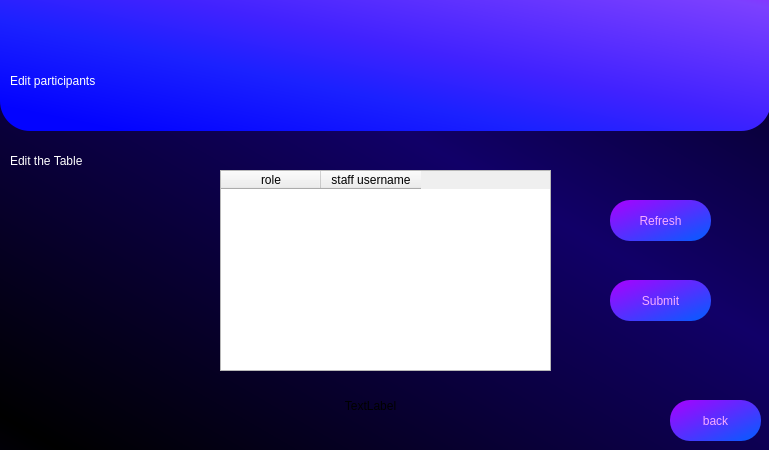
<?xml version="1.0" encoding="UTF-8"?>
<ui version="4.0">
 <class>Dialog</class>
 <widget class="QDialog" name="Dialog">
  <property name="geometry">
   <rect>
    <x>0</x>
    <y>0</y>
    <width>769</width>
    <height>450</height>
   </rect>
  </property>
  <property name="minimumSize">
   <size>
    <width>769</width>
    <height>450</height>
   </size>
  </property>
  <property name="maximumSize">
   <size>
    <width>769</width>
    <height>450</height>
   </size>
  </property>
  <property name="windowTitle">
   <string>Dialog</string>
  </property>
  <property name="styleSheet">
   <string notr="true">QDialog#Dialog{
background-color: qlineargradient(spread:reflect, x1:0.0454545, y1:0.966, x2:0.619, y2:0.386, stop:0 rgba(0, 0, 0, 255), stop:1 rgba(17, 0, 104, 255));
}</string>
  </property>
  <widget class="QLabel" name="label">
   <property name="geometry">
    <rect>
     <x>0</x>
     <y>-30</y>
     <width>771</width>
     <height>161</height>
    </rect>
   </property>
   <property name="styleSheet">
    <string notr="true">background-color: qlineargradient(spread:pad, x1:0.091, y1:0.931955, x2:1, y2:0, stop:0 rgba(3, 3, 255, 255), stop:0.289773 rgba(27, 33, 255, 255), stop:0.482955 rgba(65, 34, 255, 255), stop:0.869318 rgba(124, 64, 255, 255), stop:1 rgba(159, 25, 255, 255));
font: 240pt &quot;Terminal&quot;;
border-radius : 30px</string>
   </property>
   <property name="text">
    <string/>
   </property>
  </widget>
  <widget class="QLabel" name="label_2">
   <property name="geometry">
    <rect>
     <x>10</x>
     <y>40</y>
     <width>641</width>
     <height>81</height>
    </rect>
   </property>
   <property name="styleSheet">
    <string notr="true">font: 75 58pt &quot;Arial&quot;;
color: rgb(255, 255, 255);</string>
   </property>
   <property name="text">
    <string>Edit participants</string>
   </property>
  </widget>
  <widget class="QLabel" name="label_3">
   <property name="geometry">
    <rect>
     <x>10</x>
     <y>140</y>
     <width>601</width>
     <height>41</height>
    </rect>
   </property>
   <property name="styleSheet">
    <string notr="true">font: 75 20pt &quot;Arial&quot;;
color: rgb(255, 255, 255);</string>
   </property>
   <property name="text">
    <string>Edit the Table</string>
   </property>
  </widget>
  <widget class="QPushButton" name="back">
   <property name="geometry">
    <rect>
     <x>670</x>
     <y>400</y>
     <width>91</width>
     <height>41</height>
    </rect>
   </property>
   <property name="styleSheet">
    <string notr="true"> QPushButton{


 color: rgb(246, 172, 255);
 font: 13pt &quot;Aria bold&quot;; 
 background-color: qlineargradient(spread:pad, x1:0.994, y1:1, x2:0, y2:0,     stop:0.0227273 rgba(5, 92, 255, 255), stop:1 rgba(170, 0, 255, 255));
 border-color: rgb(170, 0, 255);
 border-radius : 20px;



}

QPushButton:hover{
 background-color: rgb(170, 85, 255);


}</string>
   </property>
   <property name="text">
    <string>back</string>
   </property>
  </widget>
  <widget class="QTableWidget" name="tableWidget">
   <property name="geometry">
    <rect>
     <x>220</x>
     <y>170</y>
     <width>331</width>
     <height>201</height>
    </rect>
   </property>
   <property name="styleSheet">
    <string notr="true">font: 10pt &quot;Arial&quot;;
</string>
   </property>
   <column>
    <property name="text">
     <string>role</string>
    </property>
   </column>
   <column>
    <property name="text">
     <string>staff username</string>
    </property>
   </column>
  </widget>
  <widget class="QPushButton" name="submit">
   <property name="geometry">
    <rect>
     <x>610</x>
     <y>280</y>
     <width>101</width>
     <height>41</height>
    </rect>
   </property>
   <property name="styleSheet">
    <string notr="true"> QPushButton{


 color: rgb(246, 172, 255);
 font: 14pt &quot;Arial&quot;; 
 background-color: qlineargradient(spread:pad, x1:0.994, y1:1, x2:0, y2:0,     stop:0.0227273 rgba(5, 92, 255, 255), stop:1 rgba(170, 0, 255, 255));
 border-color: rgb(170, 0, 255);
 border-radius : 20px;



}

QPushButton:hover{
 background-color: rgb(170, 85, 255);


}</string>
   </property>
   <property name="text">
    <string>Submit</string>
   </property>
  </widget>
  <widget class="QPushButton" name="refresh1">
   <property name="geometry">
    <rect>
     <x>610</x>
     <y>200</y>
     <width>101</width>
     <height>41</height>
    </rect>
   </property>
   <property name="styleSheet">
    <string notr="true"> QPushButton{


 color: rgb(246, 172, 255);
 font: 14pt &quot;Arial&quot;; 
 background-color: qlineargradient(spread:pad, x1:0.994, y1:1, x2:0, y2:0,     stop:0.0227273 rgba(5, 92, 255, 255), stop:1 rgba(170, 0, 255, 255));
 border-color: rgb(170, 0, 255);
 border-radius : 20px;



}

QPushButton:hover{
 background-color: rgb(170, 85, 255);


}</string>
   </property>
   <property name="text">
    <string>Refresh</string>
   </property>
  </widget>
  <widget class="QLabel" name="message_label">
   <property name="geometry">
    <rect>
     <x>140</x>
     <y>380</y>
     <width>461</width>
     <height>51</height>
    </rect>
   </property>
   <property name="text">
    <string>TextLabel</string>
   </property>
   <property name="alignment">
    <set>Qt::AlignCenter</set>
   </property>
  </widget>
 </widget>
 <resources/>
 <connections/>
</ui>
